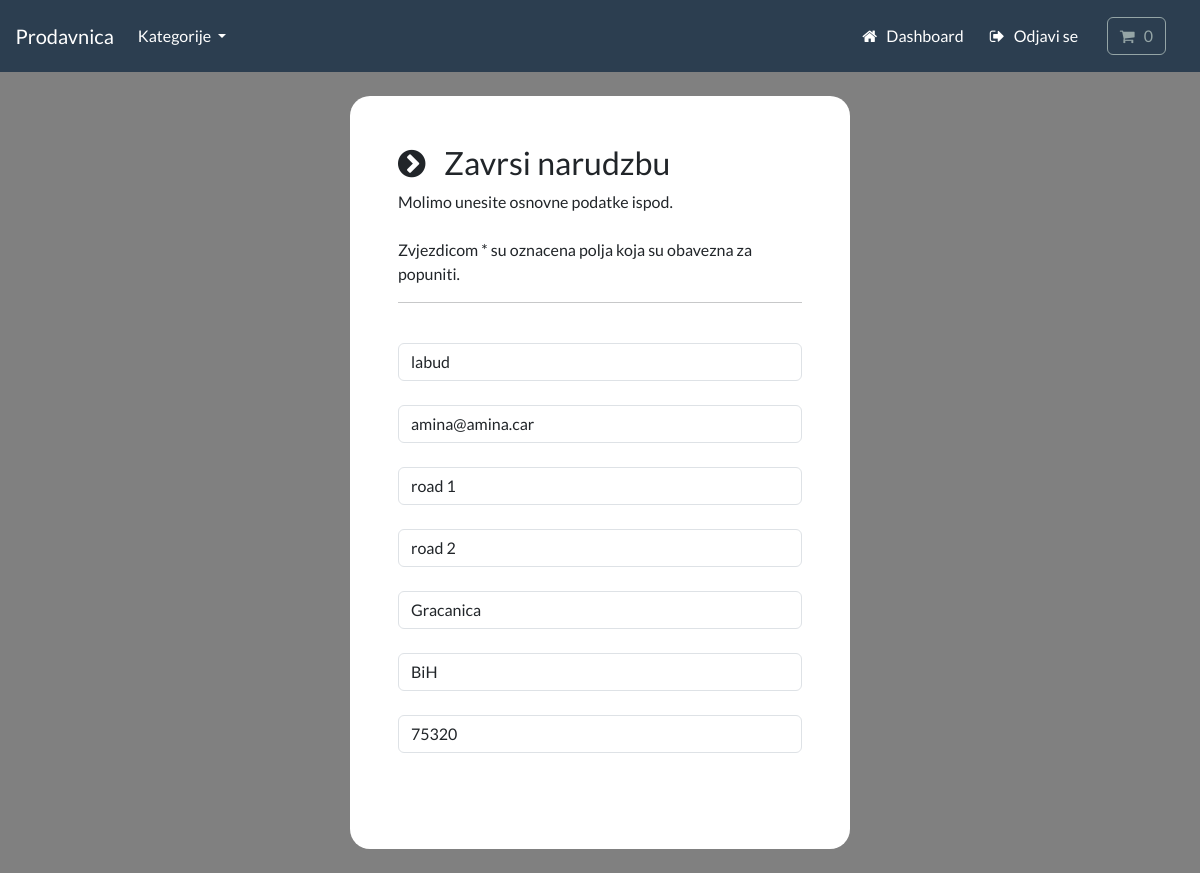
The app's page /payment/checkout (signed in) with its own data.
### payment/models.py (models this page shows, shortened)
class ShippingAddress(models.Model):
    full_name = models.CharField(max_length=300)
    email = models.EmailField(max_length=255)
    address1 = models.CharField(max_length=300)
    address2 = models.CharField(max_length=300)
    city = models.CharField(max_length=255)
    state = models.CharField(max_length=255, null=True, blank=True)
    zipcode = models.CharField(max_length=255, null=True, blank=True)
    user = models.ForeignKey(User, on_delete=models.CASCADE, null=True, blank=True)
    class Meta:
        verbose_name_plural = "Shipping address"

### payment/views.py (the view)
# urls.py: path('checkout', views.checkout, name='checkout'),
def checkout(request):
    if request.user.is_authenticated:
        try:
            shipping_address = ShippingAddress.objects.get(user=request.user.id)
            context = {'shipping': shipping_address}
            return render(request, 'payment/checkout.html', context=context)
        except:
            return render(request, 'payment/checkout.html')
    else:
        return render(request, 'payment/checkout.html')

### cart/cart.py (called while the page is built)
    def __len__(self):
        return sum(item['qty'] for item in self.cart.values())

    def get_total(self):
        return sum(Decimal(item['price'])* item['qty'] for item in self.cart.values())

### cart/context_processors.py (called while the page is built)
def cart(request):
    return {'cart': Cart(request)}

### store/models.py (called while the page is built)
    def get_absolute_url(self):
        return reverse('list-category', args=[self.slug])

### store/views.py (called while the page is built)
def categories(request):
    all_categories = Category.objects.all()
    return {'all_categories': all_categories}

### payment/templates/payment/checkout.html (shortened to what this page needs)
{% include "store/base.html" %}
{% load static %}
{% block content %}
    <body>
        <br>
        <div class="container bg-white shadow-md p-5" style="width:500px; border-radius:20px;">
            <form id="form" onsubmit="event.preventDefault();">
                <div>
                    <h3> <i class="fa fa-chevron-circle-right" aria-hidden="true"></i> &nbsp; Zavrsi narudzbu </h3>
                    <p> Molimo unesite osnovne podatke ispod.
                        <br>
                        <br>
                    Zvjezdicom * su oznacena polja koja su obavezna za popuniti.</p>
                    <hr>
                    <br>
                    <div class="form-field">
                        <input class="form-control validate" id="name" type="text" placeholder="Ime i prezime*" autocomplete="off" value="{{shipping.full_name}}" required>
                    </div>
                    <br>
                    <div class="form-field">
                        <input class="form-control validate" id="email" type="email" placeholder="Email*" autocomplete="off" value="{{shipping.email}}" required>
                    </div>
                    <br>
                    <div class="form-field">
                        <input class="form-control validate" id="address1" type="text" placeholder="Adresa 1*" autocomplete="off" value="{{shipping.address1}}" required>
                    </div>
                    <br>
                    <div class="form-field">
                        <input class="form-control validate" id="address2" type="text" placeholder="Adresa 2*" autocomplete="off" value="{{shipping.address2}}" required>
                    </div>
                    <br>
                    <div class="form-field">
                        <input class="form-control validate" id="city" type="text" placeholder="Grad*" autocomplete="off" value="{{shipping.city}}" required>
                    </div>
                    <br>
                    <div class="form-field">
                        <input class="form-control" id="state" type="text" placeholder="Drzava (Neobavezno)" autocomplete="off" value="{{shipping.state}}">
                    </div>
                    <br>
                    <div class="form-field">
                        <input class="form-control" id="zipcode" type="text" placeholder="Postanski broj (Neobavezno)" autocomplete="off" value="{{shipping.zipcode}}">
                    </div>
                </div>
                <br>
                <br>
            </form>
        </div>
        <br>
    </body>
{% endblock %}

### payment/templates/payment/checkout.html (style rules this page uses)
body { background-color: gray; }

### records on screen
ShippingAddress: full_name "labud", email "amina@amina.car", address1 "road 1", address2 "road 2", city "Gracanica", state "BiH", zipcode "75320"
